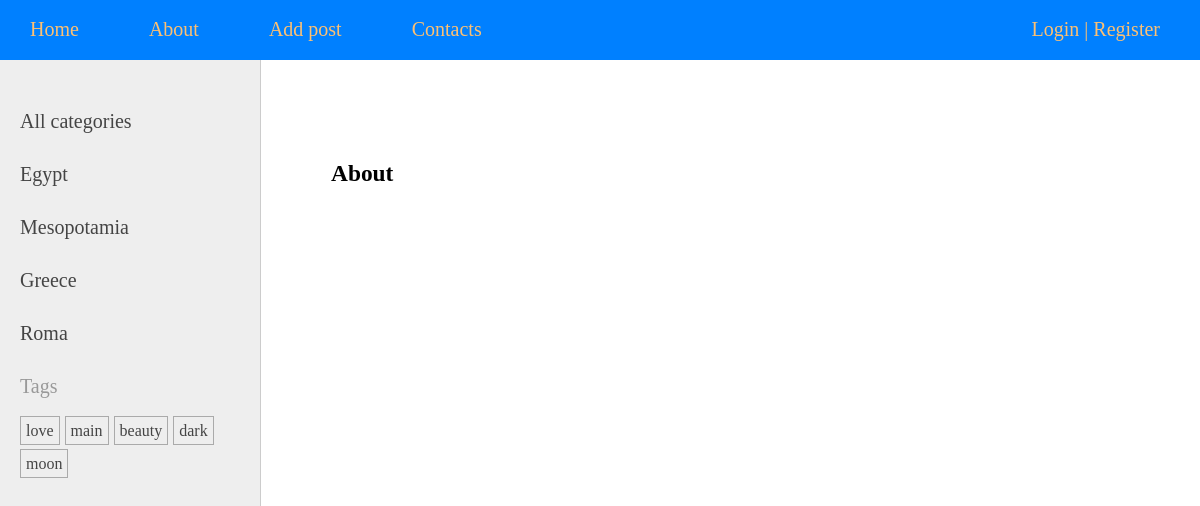
The page /about/ on the database its author committed.
### goddesses/models.py (models this page shows, shortened)
class Category(models.Model):
    name = models.CharField(max_length=100, db_index=True)
    slug = models.SlugField(max_length=100, db_index=True, unique=True)
    def get_absolute_url(self):
        return reverse('category', kwargs={'cat_slug': self.slug})
    class Meta:
        verbose_name = 'Category'
        verbose_name_plural = 'Categories'

class TagPost(models.Model):
    tag = models.CharField(max_length=100, db_index=True)
    slug = models.SlugField(max_length=100, db_index=True, unique=True)
    def get_absolute_url(self):
        return reverse('tag', kwargs={'tag_slug': self.slug})

### goddesses/views.py (the view)
# urls.py: path('about/', views.about, name='about'),
def about(request):
    god_list = Goddesses.published.all()
    paginator = Paginator(god_list, 3)
    p_number = request.GET.get('page')
    page_obj = paginator.get_page(p_number)
    return render(request, 'goddesses/about.html', {'page_obj': page_obj})

### goddesses/models.py (called while the page is built)
    def get_queryset(self):
        return super().get_queryset().filter(is_published=Goddesses.Status.PUBLISHED)

    def __str__(self):
        return self.title

### goddesses/templatetags/gods_tags.py (called while the page is built)
@register.inclusion_tag('goddesses/list_categories.html')
def show_categories(cat_selected=0):
    cats = Category.objects.all()
    return {'cats': cats, 'cat_selected': cat_selected}\

@register.inclusion_tag('goddesses/tags.html')
def show_tags():
    return {'tags': TagPost.objects.all()}

### users/context_processors.py (called while the page is built)
def get_gods_context(request):
    return {'mainmenu': menu}

### goddesses/templates/goddesses/about.html
{% extends 'base.html' %}
{% block content %}
<h3> About </h3>
{% endblock %}

### goddesses/templates/goddesses/list_categories.html
{% for cat in cats %}
    {% if cat.id == cat_selected %}
        <li class="selected">{{ cat.name }}</li>
    {% else %}
        <li><a href="{{ cat.get_absolute_url }}">{{ cat.name }}</a></li>
    {% endif %}
{% endfor %}

### goddesses/templates/goddesses/tags.html
{% if tags %}
    <p>Tags</p>
    <ul class="tags-list">
        {% for tag in tags %}
        <li><a href="{{ tag.get_absolute_url }}">{{ tag.tag }}</a></li>
        {% endfor %}
    </ul>
{% endif %}

### goddesses/static/goddesses/css/styles.css (style rules this page uses)
html, body { font-family: 'Georgia'; margin: 0; padding: 0; height: 100%; width: 100%; color: #444; }
a { color: #0059b2; text-decoration: none; }
.left-chapters ul { width: 230px; margin: 0; padding: 20px 10px 10px 20px; list-style: none; font-size: 20px; }
.left-chapters ul li { margin: 30px 0 0 0; color: #999; }
.left-chapters ul li a { color: #444; text-decoration: none; }
ul.tags-list { width: 100%; margin: 0; padding: 0; list-style: none; }
ul.tags-list li { margin: 0; padding: 0 0 10px; display: inline-block; }
ul.tags-list li a { padding: 5px; font-size: 16px; border: 1px solid #aaa; }

### rows shown on the page
Category: name "Egypt"
Category: name "Mesopotamia"
Category: name "Greece"
Category: name "Roma"
TagPost: tag "love"
TagPost: tag "main"
TagPost: tag "beauty"
TagPost: tag "dark"
TagPost: tag "moon"

### other values the page prints
{{ item.title }} "About" "Add post" "Contacts"
